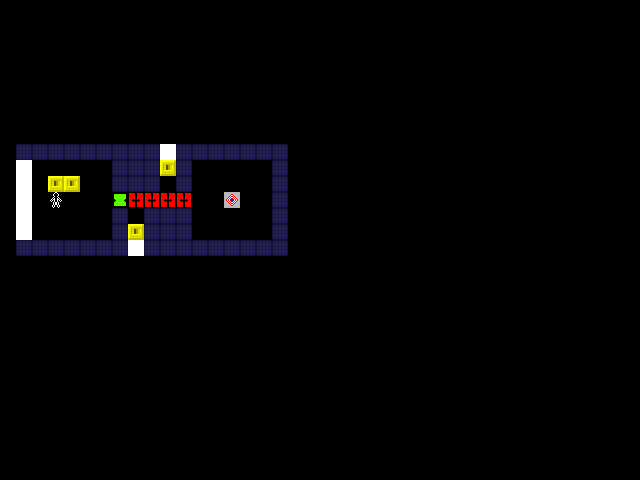

Rendered tile map (Tiled .tmx) drawn with the repository's tilesets; below, a short description and the map source with its tile grids summarised:
An orthogonal 40x30 tile map with 16x16 px tiles, 5 tile layers (tiles, pieces, pieces2, pieces3, ...) and 8 objects (010, 009, 008, 007, 006, ...).

<map version="1.10" tiledversion="1.11.0" orientation="orthogonal" renderorder="right-down" width="40" height="30" tilewidth="16" tileheight="16" infinite="0" nextlayerid="8" nextobjectid="19">
 <tileset firstgid="1" name="tiles" tilewidth="16" tileheight="16" tilecount="81" columns="9">
  <image source="tiles.png" width="144" height="144" />
 </tileset>
 <layer id="1" name="tiles" width="40" height="30">
  <data>[1200 cells, 61 non-empty, 3 distinct tile ids]</data>
 </layer>
 <layer id="2" name="pieces" width="40" height="30">
  <data>[1200 cells, 9 non-empty, 3 distinct tile ids]</data>
 </layer>
 <layer id="6" name="pieces2" width="40" height="30">
  <data>[1200 cells, 0 non-empty, 0 distinct tile ids]</data>
 </layer>
 <layer id="7" name="pieces3" width="40" height="30">
  <data>[1200 cells, 0 non-empty, 0 distinct tile ids]</data>
 </layer>
 <layer id="3" name="actors" width="40" height="30">
  <data>[1200 cells, 1 non-empty, 1 distinct tile ids]</data>
 </layer>
 <objectgroup id="5" name="connectors">
  <object id="9" name="010" x="167.5" y="168">
   <polyline points="0,0 1,33.5" />
  </object>
  <object id="10" name="009" x="172.5" y="165.5">
   <polyline points="0,0 11.5,34" />
  </object>
  <object id="11" name="008" x="136" y="232">
   <polyline points="0,0 -0.875,-33.875" />
  </object>
  <object id="12" name="007" x="139.5" y="236">
   <polyline points="0,0 31.5,-32.5" />
  </object>
  <object id="13" name="006" x="56" y="183.5">
   <polyline points="0,0 60,19.5" />
  </object>
  <object id="14" name="005" x="60" y="179.5">
   <polyline points="0,0 94,21" />
  </object>
  <object id="15" name="004" x="72" y="185">
   <polyline points="0,0 66,20" />
  </object>
  <object id="16" name="003" x="75.5" y="180">
   <polyline points="0,0 47.5,18" />
  </object>
 </objectgroup>
</map>
